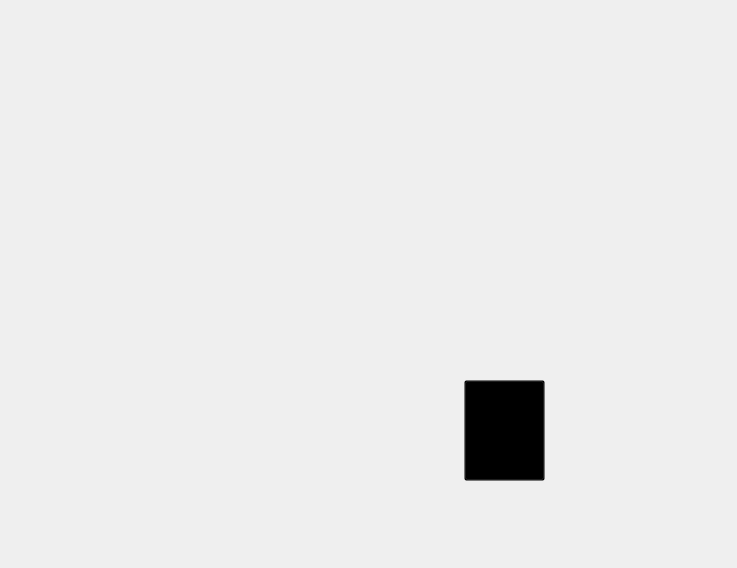
<?xml version="1.0" encoding="UTF-8"?>
<ui version="4.0">
 <class>MainWindow</class>
 <widget class="QMainWindow" name="MainWindow">
  <property name="geometry">
   <rect>
    <x>0</x>
    <y>0</y>
    <width>737</width>
    <height>568</height>
   </rect>
  </property>
  <property name="windowTitle">
   <string>MainWindow</string>
  </property>
  <widget class="QWidget" name="centralwidget">
   <widget class="QLabel" name="label">
    <property name="geometry">
     <rect>
      <x>-170</x>
      <y>-60</y>
      <width>1081</width>
      <height>701</height>
     </rect>
    </property>
    <property name="text">
     <string/>
    </property>
    <property name="pixmap">
     <pixmap resource="../telasa.qrc">:/telas/19 fim.jpg</pixmap>
    </property>
    <property name="scaledContents">
     <bool>true</bool>
    </property>
   </widget>
   <widget class="QPushButton" name="pytinhoButton">
    <property name="geometry">
     <rect>
      <x>464</x>
      <y>380</y>
      <width>81</width>
      <height>101</height>
     </rect>
    </property>
    <property name="styleSheet">
     <string notr="true">background-color: rgba(0,0,0,0);</string>
    </property>
    <property name="text">
     <string/>
    </property>
   </widget>
  </widget>
 </widget>
 <resources>
  <include location="../telasa.qrc"/>
 </resources>
 <connections/>
</ui>
